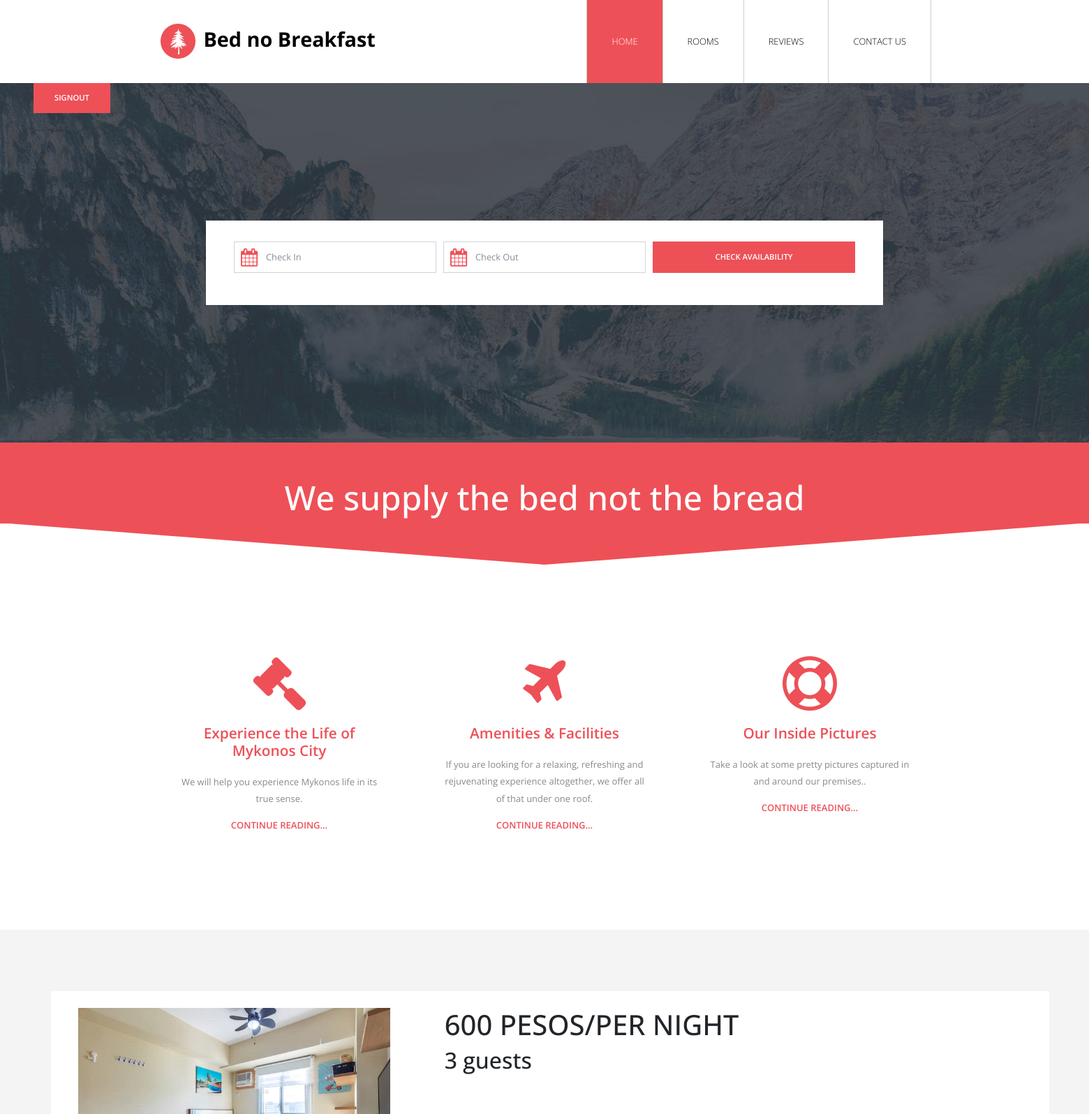
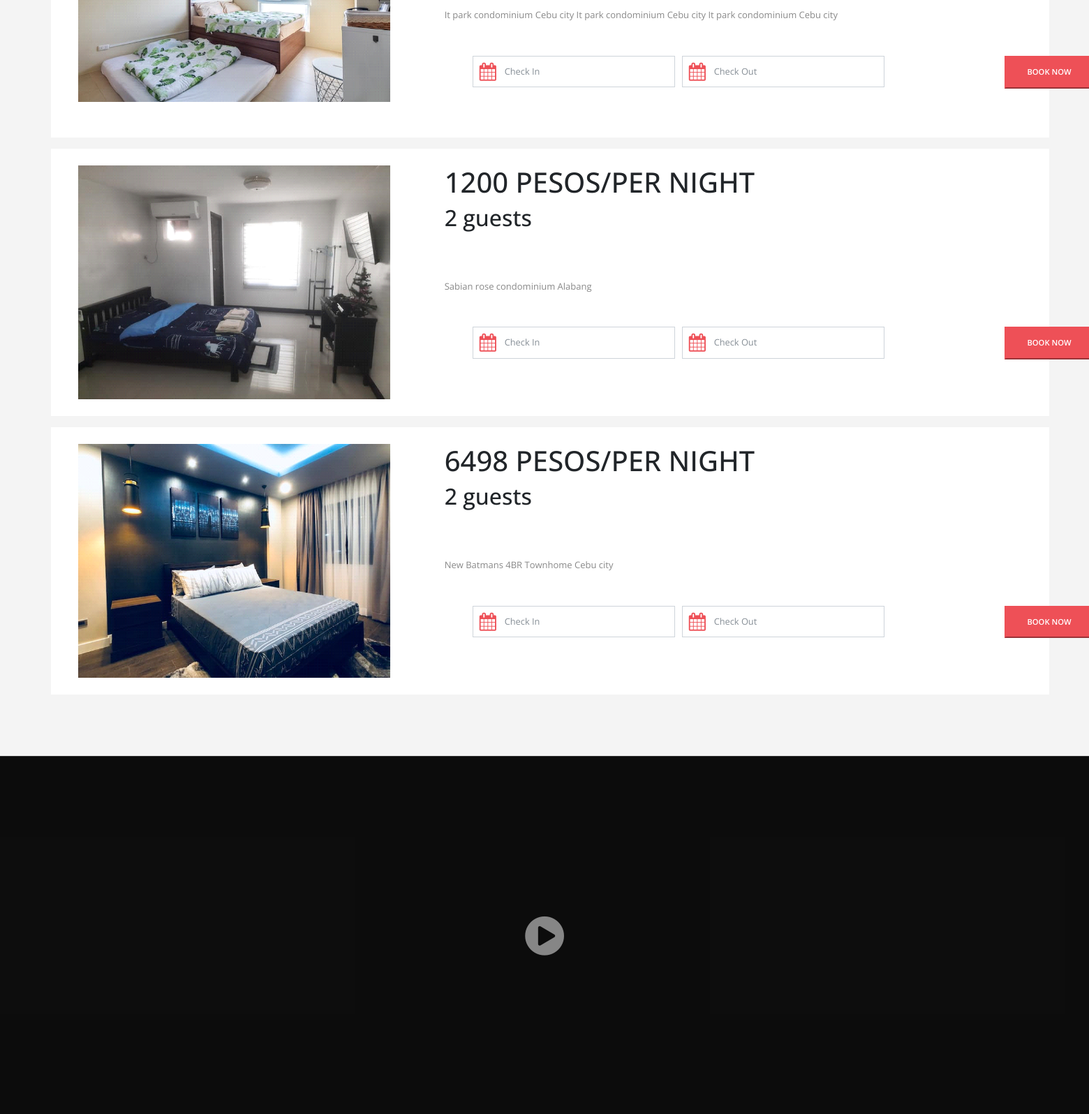
Screenshot of /home.php (signed in, upper part) with the database file from the repository (2 pictures, top to bottom).
### tables this page shows
CREATE TABLE `rooms`  (
  `bnb_id` int UNSIGNED NOT NULL AUTO_INCREMENT,
  `bnb_name` varchar(30) NOT NULL,
  `bnb_desc` varchar(100) NULL DEFAULT NULL,
  `bnb_guests` int NOT NULL,
  `bnb_img` varchar(100) NULL DEFAULT NULL,
  `status` tinyint(1) NULL DEFAULT NULL COMMENT '0=pending, 1=checked in, 2=checked out',
  `price` int NOT NULL,
  PRIMARY KEY (`bnb_id`) USING BTREE
);

### function.php (called while the page is built, shortened)
<?php
class database {
    public function __construct()
    {
        $this->db_host = DB_HOST;
        $this->db_name = DB_NAME;
        $this->db_user = DB_USER;
        $this->db_password = DB_PASSWORD;
        $this->conn = mysqli_connect($this->db_host, $this->db_user, $this->db_password, $this->db_name);
    }
    function get_all_rooms(){
        $sql = "SELECT * FROM rooms";
        $result = $this->conn->query($sql);
        if($result) {
            if ($result->num_rows > 0) {
                while($row = $result->fetch_assoc()) {
                    $result1[] = $row;
                }
                return $result1;
            } else {
                return false;
            }
        }
        return false;
    }
}

### home.php (the view, shortened to what this page needs)
<?php
require_once "function.php";
$database = new database();
$rooms = $database->get_all_rooms();
?>
<!DOCTYPE html>
<html lang="en">
<head>
    <link rel="stylesheet" href="font-awesome-4.7.0/css/font-awesome.min.css">
    <link rel="stylesheet" href="css/bootstrap.min.css">
    <link rel="stylesheet" type="text/css" href="slick/slick.css"/>
    <link rel="stylesheet" type="text/css" href="slick/slick-theme.css"/>
    <link rel="stylesheet" type="text/css" href="css/datepicker.css"/>
    <link rel="stylesheet" href="css/tooplate-style.css">
</head>
<body>
<div class="tm-main-content" id="top">
    <div class="tm-top-bar-bg"></div>
    <div class="tm-top-bar" id="tm-top-bar">
        <div class="container">
            <div class="row">
                <nav class="navbar navbar-expand-lg narbar-light">
                    <a class="navbar-brand mr-auto" href="#">
                        <img src="img/logo.png" alt="Site logo"> Bed no Breakfast
                    </a>
                    <div id="mainNav" class="collapse navbar-collapse tm-bg-white">
                        <ul class="navbar-nav ml-auto">
                            <li class="nav-item">
                                <a class="nav-link" href="#top">Home <span class="sr-only">(current)</span></a>
                            </li>
                            <li class="nav-item">
                                <a class="nav-link" href="#tm-section-4">ROOMS</a>
                            </li>
                            <li class="nav-item">
                                <a class="nav-link" href="#tm-section-5">REVIEWS</a>
                            </li>
                            <li class="nav-item">
                                <a class="nav-link" href="#tm-section-6">Contact Us</a>
                            </li>
                        </ul>
                    </div>
                </nav>
            </div>
        </div>
    </div>
    <a href = "<?php echo BASE_URL.'signout.php'?>" class="btn-primary float-right ml-5 position-absolute round">SignOut</a>
    <div class="tm-section tm-bg-img" id="tm-section-1">
        <div class="tm-bg-white ie-container-width-fix-2">
            <div class="container ie-h-align-center-fix">
                <div class="row">
                    <div class="col-xs-12 ml-auto mr-auto ie-container-width-fix">
                        <form action="home.php" method="get" class="tm-search-form tm-section-pad-2">
                            <div class="form-row tm-search-form-row">
                                <div class="form-group tm-form-element tm-form-element-50">
                                    <i class="fa fa-calendar fa-2x tm-form-element-icon"></i>
                                    <input name="check-in" type="text" class="form-control" id="inputCheckIn"
                                           placeholder="Check In">
                                </div>
                                <div class="form-group tm-form-element tm-form-element-50">
                                    <i class="fa fa-calendar fa-2x tm-form-element-icon"></i>
                                    <input name="check-out" type="text" class="form-control" id="inputCheckOut"
                                           placeholder="Check Out">
                                </div>
                                <div class="form-group tm-form-element tm-form-element-50">
                                    <button type="submit" class="btn btn-primary tm-btn-search">Check Availability
                                    </button>
                                </div>
                            </div>
                        </form>
                    </div>
                </div>
            </div>
        </div>
    </div>
    <div class="tm-section-2">
        <div class="container">
            <div class="row">
                <div class="col text-center">
                    <h2 class="tm-section-title">We supply the bed not the bread</h2>
                </div>
            </div>
        </div>
    </div>
    <div class="tm-section tm-position-relative">
        <svg xmlns="http://www.w3.org/2000/svg" viewBox="0 0 100 100" preserveAspectRatio="none"
             class="tm-section-down-arrow">
            <polygon fill="#ee5057" points="0,0  100,0  50,60"></polygon>
        </svg>
        <div class="container tm-pt-5 tm-pb-4">
            <div class="row text-center">
                <article class="col-sm-12 col-md-4 col-lg-4 col-xl-4 tm-article">
                    <i class="fa tm-fa-6x fa-legal tm-color-primary tm-margin-b-20"></i>
                    <h3 class="tm-color-primary tm-article-title-1">Experience the Life of Mykonos City</h3>
                    <p>We will help you experience Mykonos life in its true sense.</p>
                    <a href="#" class="text-uppercase tm-color-primary tm-font-semibold">Continue reading...</a>
                </article>
                <article class="col-sm-12 col-md-4 col-lg-4 col-xl-4 tm-article">
                    <i class="fa tm-fa-6x fa-plane tm-color-primary tm-margin-b-20"></i>
                    <h3 class="tm-color-primary tm-article-title-1">Amenities & Facilities</h3>
                    <p>If you are looking for a relaxing, refreshing and rejuvenating experience altogether, we offer all of that under one roof.</p>
                    <a href="#" class="text-uppercase tm-color-primary tm-font-semibold">Continue reading...</a>
                </article>
                <article class="col-sm-12 col-md-4 col-lg-4 col-xl-4 tm-article">
                    <i class="fa tm-fa-6x fa-life-saver tm-color-primary tm-margin-b-20"></i>
                    <h3 class="tm-color-primary tm-article-title-1">Our Inside Pictures</h3>
                    <p>Take a look at some pretty pictures captured in and around our premises..</p>
                    <a href="#" class="text-uppercase tm-color-primary tm-font-semibold">Continue reading...</a>
                </article>
            </div>
        </div>
    </div>
    <div class="tm-section tm-section-pad tm-bg-gray" id="tm-section-4">
        <div class="container-fluid">
            <div class="col-sm-12 col-md-12 col-lg-12 col-xl-12">
                <?php
                foreach ($rooms as $room) {
                    ?>
                    <div class="row">
                        <div class="tm-bg-white m-2 col-sm-12 col-md-12 col-lg-12">
                            <div class="row">
                                <div class="m-4 col-sm-4 col-md-4">
                                    <img src="<?php echo $room['bnb_img'] ?>" alt="Image" class="img-fluid">
                                </div>
                                <div class="m-4 col-sm-6 col-md-6">
                                    <h1 class="text-uppercase"><?php echo $room['price'] ?> pesos/per night</h1>
                                    <h2><?php echo $room['bnb_guests'] ?> guests</h2>
                                    <br/>
                                    <br/>
                                    <br/>
                                    <p><?php echo $room['bnb_desc'] ?></p>
                                    <div class="container ie-h-align-center-fix">
                                        <div class="row">
                                            <div class="col-xs-12 ml-auto mr-auto ie-container-width-fix">
                                                <form action="book.php" method="get"
                                                      class="tm-search-form tm-section-pad-2">
                                                    <div class="form-row tm-search-form-row">
                                                        <div class="form-group tm-form-element tm-form-element-50">
                                                            <i class="fa fa-calendar fa-2x tm-form-element-icon"></i>
                                                            <input name="check-in" type="text" class="form-control"
                                                                   id="inputCheckIn"
                                                                   placeholder="Check In" required>
                                                        </div>
                                                        <div class="form-group tm-form-element tm-form-element-50">
                                                            <i class="fa fa-calendar fa-2x tm-form-element-icon"></i>
                                                            <input name="check-out" type="text" class="form-control"
                                                                   id="inputCheckOut"
                                                                   placeholder="Check Out" required>
                                                        </div>
                                                        <div class="form-group tm-form-element tm-form-element-50">
                                                            <button type="submit"
                                                                    class="text-uppercase btn-primary float-right">Book
                                                                Now
                                                            </button>
                                                        </div>
                                                    </div>
                                                </form>
                                            </div>
                                        </div>
                                    </div>
                                </div>
                            </div>
                        </div>
                    </div>
                    <?php
                }
                ?>
            </div>
        </div>
    </div>
    <div class="tm-bg-video">
        <div class="overlay">
            <i class="fa fa-5x fa-play-circle tm-btn-play"></i>
        </div>
    </div>
</div>
</body>
</html>

### css/tooplate-style.css (style rules this page uses)
body { font-family: 'Open Sans', Helvetica, Arial, sans-serif; font-size: 13px; font-weight: 400; overflow-x: hidden; }
a, button { transition: all 0.3s ease; }
.tm-position-relative { position: relative; }
.tm-fa-6x { font-size: 6em; }
.tm-margin-b-20 { margin-bottom: 20px; }
.tm-color-primary { color: #ee5057; }
.tm-bg-gray { background: #F4F4F4; }
.tm-bg-white { background: white; }
.tm-section-pad { padding: 30px 50px; }
.tm-section-pad-2 { padding: 30px 40px; }
.tm-font-semibold { font-weight: 600; }
p { color: #898989; line-height: 1.9; }
.navbar { width: 100%; padding-top: 0; padding-bottom: 0; }
.navbar-brand { font-size: 1.8rem; font-weight: 700; }
.navbar a { color: black; }
.nav-item { background: transparent; border-left: 1px solid #ccc; cursor: pointer; font-size: 0.8rem; font-weight: 300; text-transform: uppercase; padding: 0; transition: all 0.5s ease; }
.nav-item:last-child { border-right: 1px solid #ccc; }
.nav-link.active, .nav-link:hover { color: white; background: #ee5057; }
.tm-top-bar .navbar-expand-lg .navbar-nav .nav-link { padding: 50px 35px; }
.tm-top-bar { position: fixed; top: 0; left: 0; width: 100%; padding: 0; z-index: 10000; transition: all 0.2s ease-in-out; height: 119px; background: white; }
.tm-top-bar-bg { height: 119px; }
.tm-section { min-height: 515px; }
.tm-section-pad { padding-top: 80px; padding-bottom: 80px; }
#tm-section-1 { background-image: url('../img/bg-img-1.jpg'); height: 515px; }
.tm-bg-img { background-position: center center; background-repeat: no-repeat; background-size: cover; display: -webkit-box; display: -webkit-flex; display: -ms-flexbox; display: flex; -webkit-box-align: center; -webkit-align-items: center; -ms-flex-align: center; align-items: center; -webkit-box-pack: center; -webkit-justify-content: center; -ms-flex-pack: center; justify-content: center }
.form-control { border-radius: 0; padding: 0.6rem 0.75rem; }
.btn-primary { background-color: #ee5057; border-color: #ee5057; border-radius: 0; cursor: pointer; font-size: 0.7rem; font-weight: 600; padding: 13px 30px; text-transform: uppercase; }
.tm-search-form .tm-form-element { padding: 0 5px; }
.tm-form-element { position: relative; }
.tm-form-element:last-child { margin-right: 0; }
.tm-form-element-icon { color: #ee5057; position: absolute; top: 10px; left: 15px; }
.tm-search-form .form-control { font-size: 0.8rem; padding: 0.75rem 0.75rem 0.75rem 45px; }
.tm-search-form .tm-form-element { width: 33.3333%; }
.tm-search-form-row { width: 900px; }
.tm-btn-search { width: 100%; }
.tm-section-down-arrow { position: absolute; top: -1px; width: 100%; height: 100px; }
.tm-pt-5 { padding-top: 150px; }
.tm-pb-4 { padding-bottom: 100px; }
.tm-section-2 { background: #ee5057; padding-top: 50px; position: relative; }
.tm-section-title { color: white; font-size: 3rem; }
.tm-article { padding: 40px; transition: all 0.3s ease; }
.tm-article-title-1 { font-size: 1.3rem; font-weight: 600; margin-bottom: 20px; }
.overlay { position: absolute; top: 0; left: 0; width: 100%; height: 515px; z-index: 1; background-color: rgba(0, 0, 0, 0.75); display: flex; align-items: center; justify-content: center; }
.tm-bg-video { position: relative; padding-top: 515px; }
.tm-btn-play, .tm-btn-pause { color: rgba(255, 255, 255, 0.5); cursor: pointer; }

### rows the page displays
rooms: shows a picture, price "600", bnb_guests "3", bnb_desc "It park condominium Cebu city It park condominium Cebu city It park condominium Cebu city"
rooms: bnb_img (picture), price "1200", bnb_guests "2", bnb_desc "Sabian rose condominium Alabang"
rooms: bnb_img (picture), price "6498", bnb_guests "2", bnb_desc "New Batmans 4BR Townhome Cebu city"
